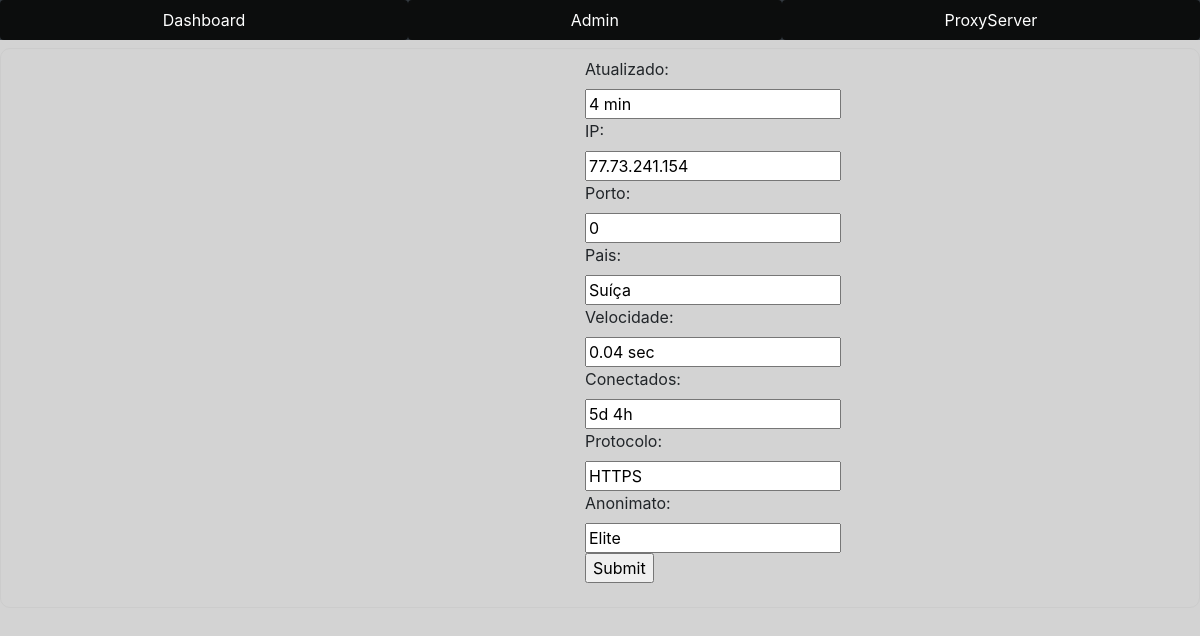
The app's page /update/2, older data.
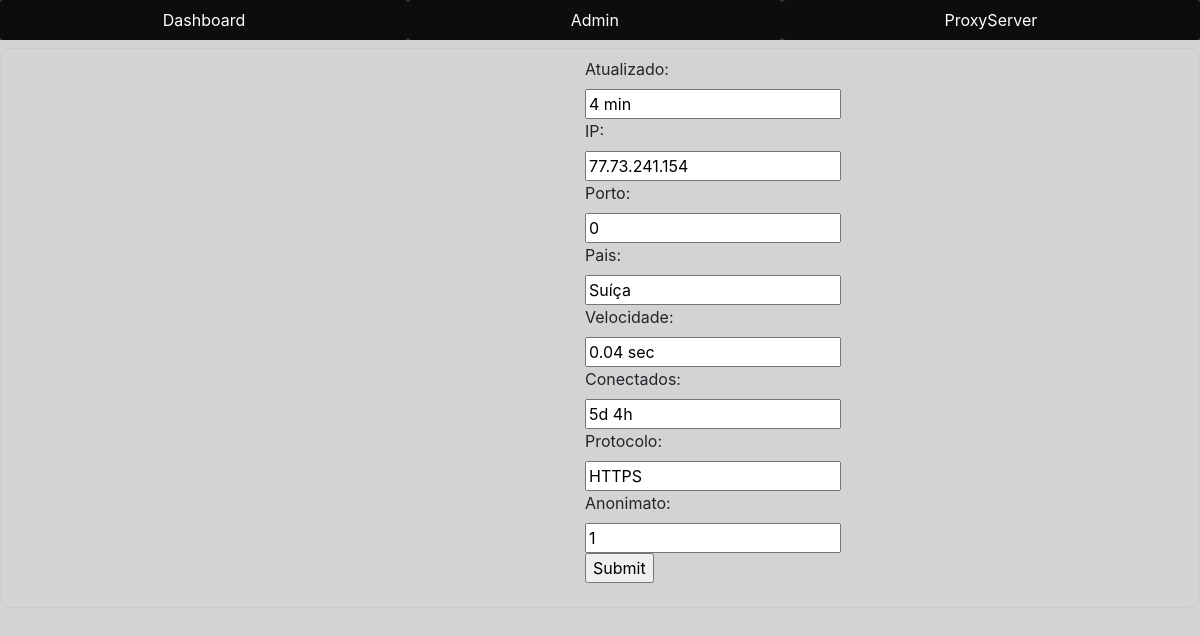
The same page, newer data.
### app1/models.py (models this page shows, shortened)
class WebSiteInfo(models.Model):
    Atualizado = models.CharField(max_length=100)
    IP = models.CharField(max_length=100)
    Porto = models.CharField(max_length=100, blank=True, null=True)
    Pais = models.CharField(max_length=100)
    Velocidade = models.CharField(max_length=100)
    Conectados = models.CharField(max_length=100)
    Protocolo = models.CharField(max_length=100)
    Anonimato = models.CharField(max_length=100)
    class Meta:
        db_table = 'Info'

### app1/views.py (the view)
# urls.py: path('update/<str:pk>', views.updateOrder, name='updateOrder'),
def updateOrder(request, pk):
    table = WebSiteInfo.objects.get(id=pk)
    form = WebSiteInfoForm(instance=table)
    if request.method =='POST':
        form = WebSiteInfoForm(request.POST, instance=table)
        if form.is_valid():
            form.save()
            return redirect('/')
    context = {'form': form}
    return render(request, 'app1/update.html', context)

### app1/forms.py
class WebSiteInfoForm(ModelForm):
    class Meta:
        model = WebSiteInfo
        fields = '__all__'

### app1/templates/app1/update.html (shortened to what this page needs)
{% extends 'app1/base.html' %}
{% block content %}
    <form action='' method="POST">
        <div class="form-group">
            {{form}}
            <br>
            <input type="submit" name ='Submit'>
        </div>
    </form>
{% endblock %}

Row changes from the older to the newer data that the page shows:
changed WebSiteInfo "4 min": Anonimato "Elite" → "1"
